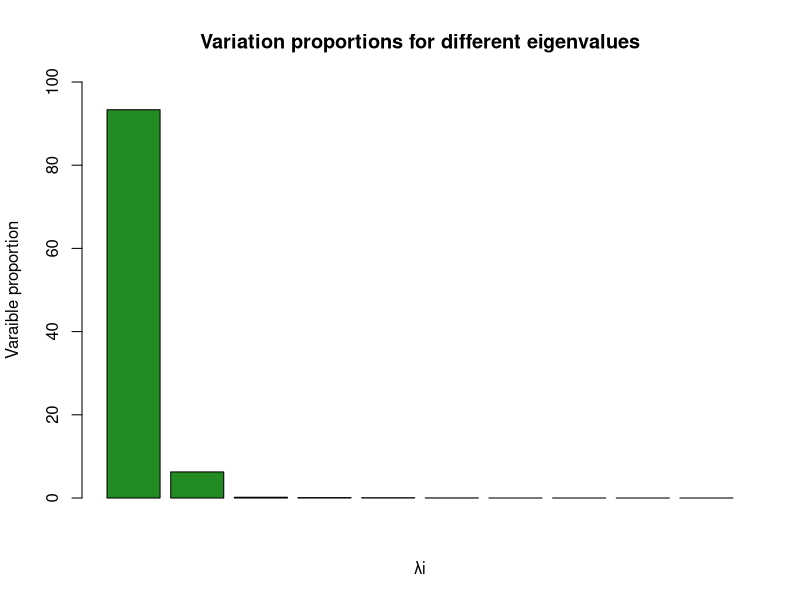
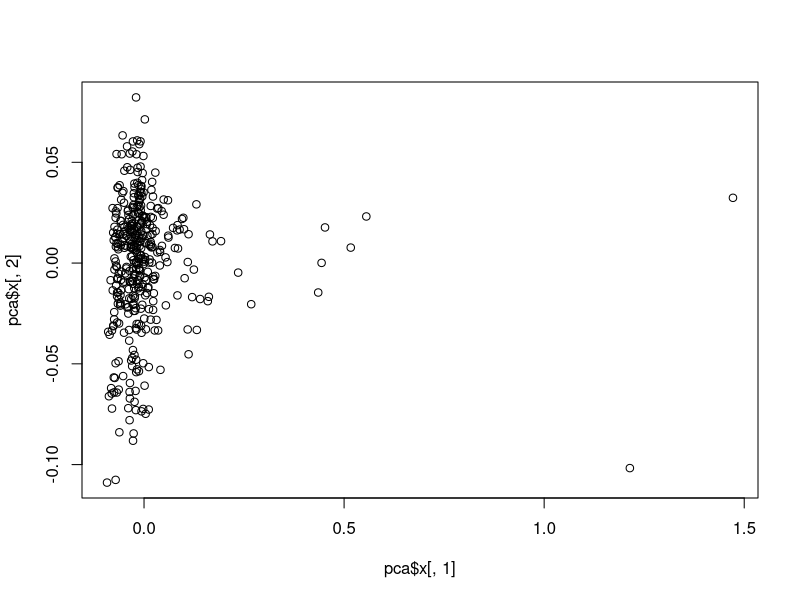
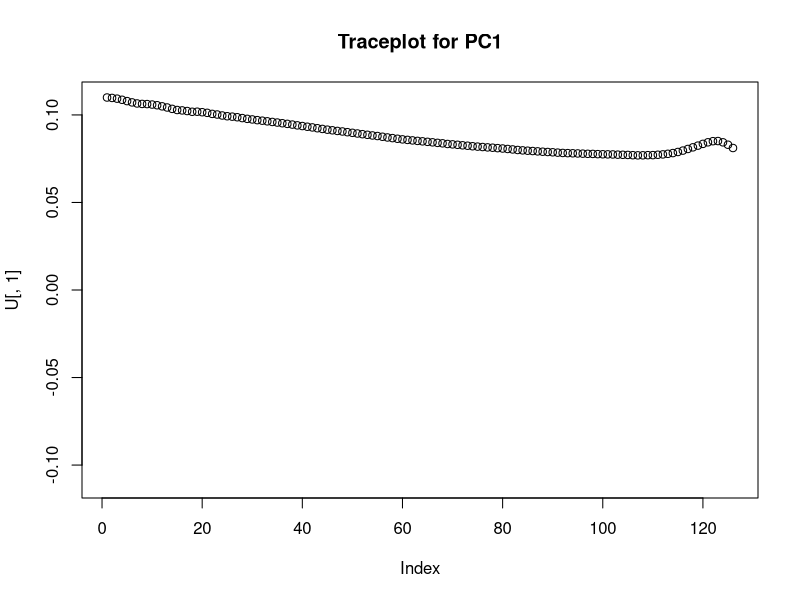
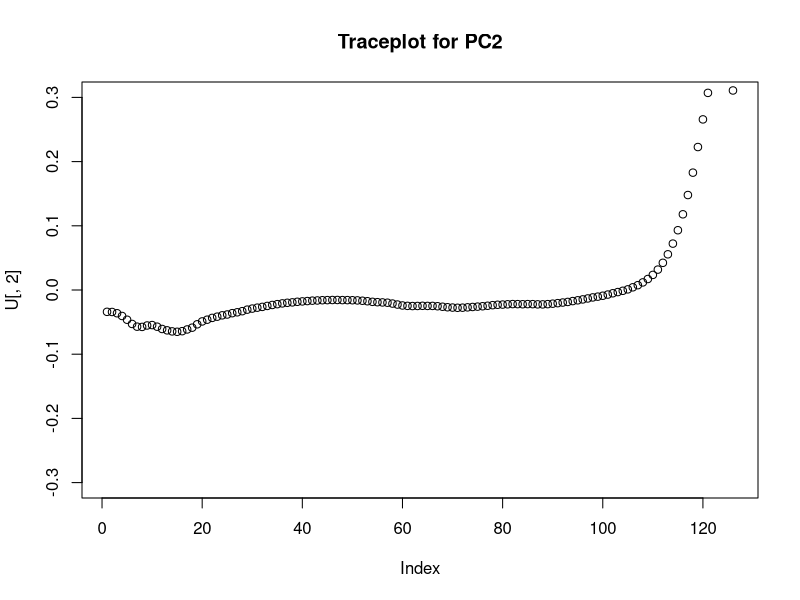
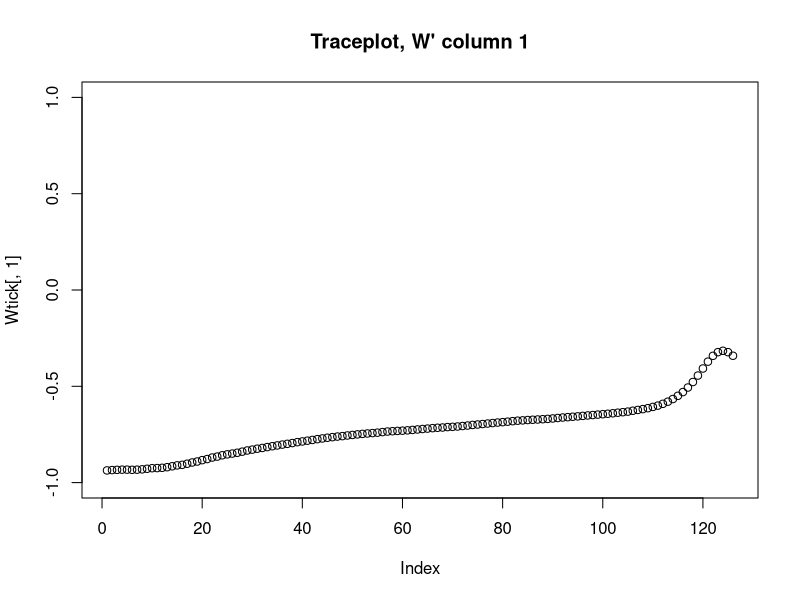
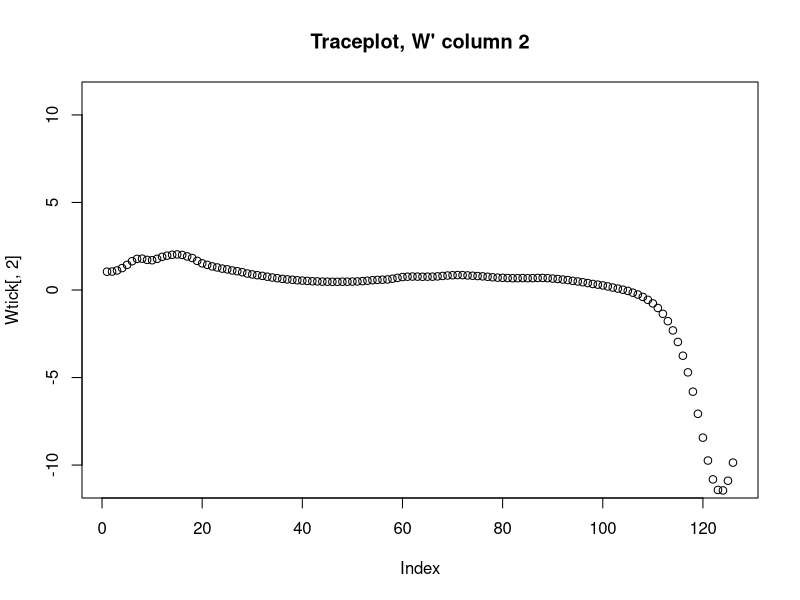
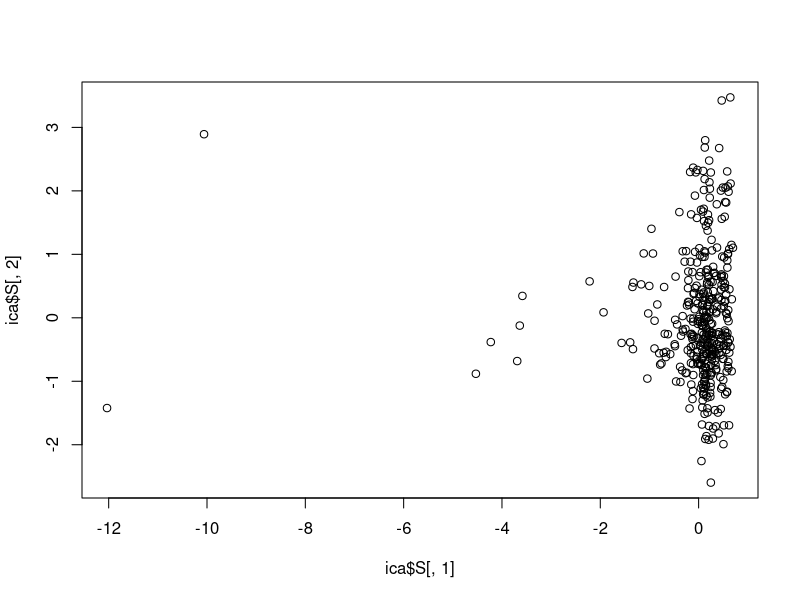
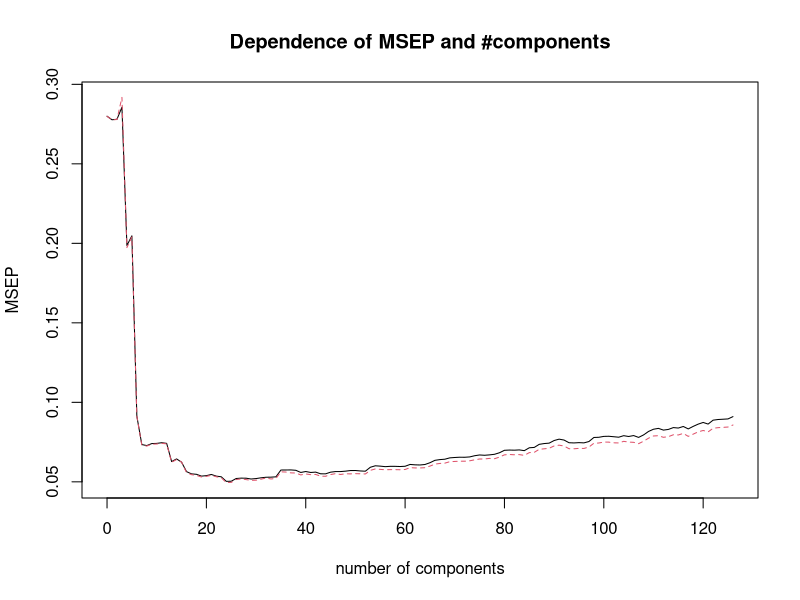

The R source for these figures, in order:
# Attachment 3

# Libraries
library(fastICA)
library(pls)

# Setup
dataframe = read.csv2("NIRSpectra.csv")
data = dataframe
data$Viscosity = c()

# Task 1 - Standard PCA
pca = prcomp(data)
# Eigenvalues
λ = pca$sdev^2

# Variation proportions for the different eigenvalues
var_props = λ/sum(λ)*100
barplot(var_props[1:10], ylim=c(0,100), col="forestgreen", 
        main="Variation proportions for different eigenvalues", 
        xlab="λi", ylab="Varaible proportion") # The plot shows that 2 PCs should be extracted
sum(var_props[1:2]) #= 99.5957 --> PC1 and PC2 count for 99.5957% of the variation

# Scores - There seems to be least 2 unusual diesiel fuels according to this plot
plot(pca$x[,1], pca$x[,2]) # 2 "strong" outliers, 5-7 "medium" outliers

# Task 2 - Trace Plots
U = pca$rotation

# Tracing plots
plot(U[,1], main="Traceplot for PC1", ylim=c(-0.11,0.11))
plot(U[,2], main="Traceplot for PC2", ylim=c(-0.3, 0.3)) # the last few original feutures mainly explain this PC

# Task 3 - ICA
set.seed(12345)
ica = fastICA(data, 2, alg.typ="parallel", fun="logcosh", alpha=1, method="R", row.norm=FALSE, maxit=200, tol=0.0001, verbose=TRUE)
Wtick = ica$K%*%ica$W
plot(Wtick[,1], main="Traceplot, W' column 1", ylim=c(-1, 1))
plot(Wtick[,2], main="Traceplot, W' column 2", ylim=c(-11,11)) # the "opposite" to PCA, similar information

# Scores
plot(ica$S[,1], ica$S[,2]) # ICA, 

# Task 4 - PCR
set.seed(12345)
pcr = pcr(Viscosity~., data=dataframe, validation="CV")
validationplot(pcr, val.type="MSEP", main="Dependence of MSEP and #components")
